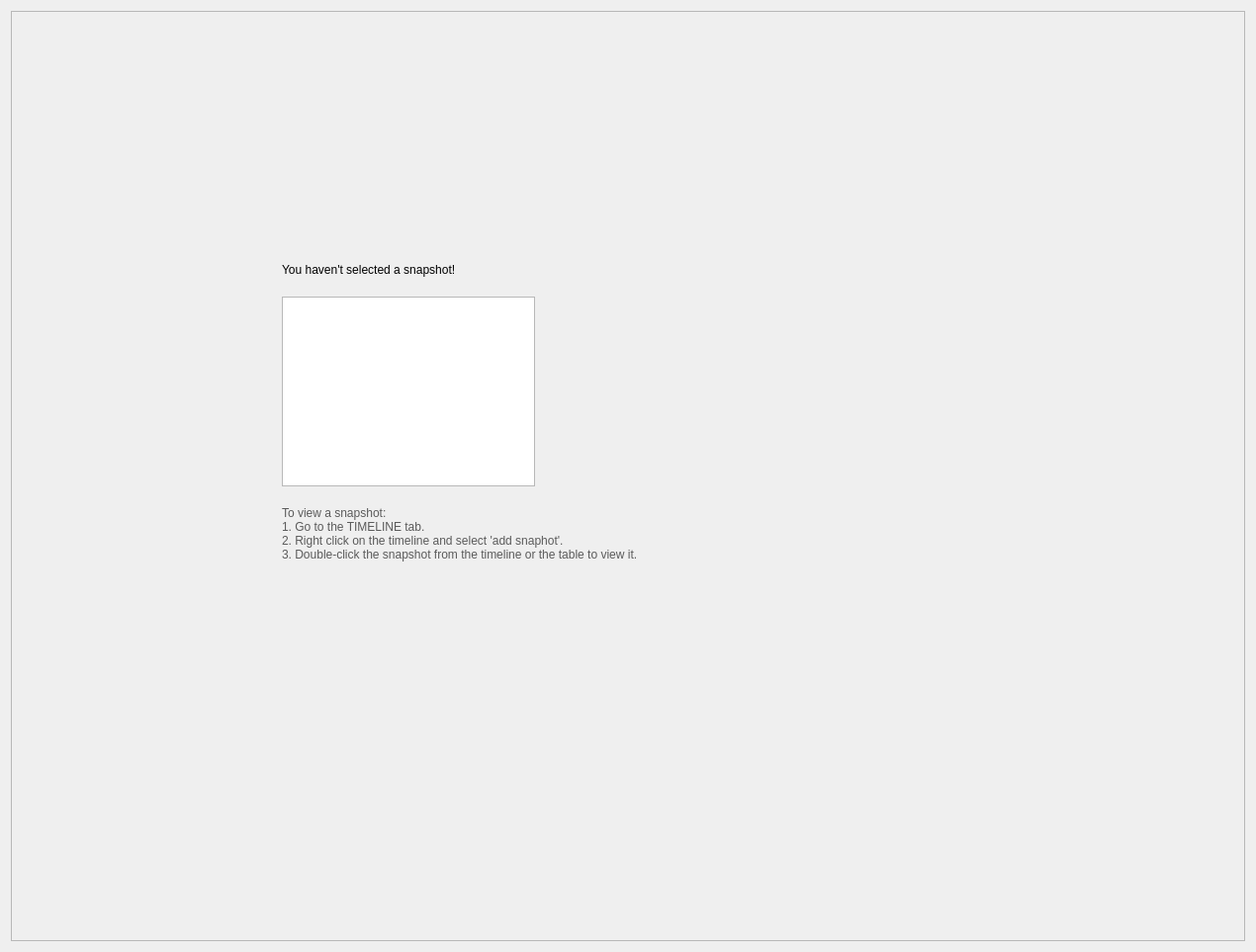
<?xml version="1.0" encoding="UTF-8"?>
<ui version="4.0">
 <class>SnapshotStartPane</class>
 <widget class="QWidget" name="Snapshot_start_pane_">
  <property name="geometry">
   <rect>
    <x>0</x>
    <y>0</y>
    <width>1270</width>
    <height>963</height>
   </rect>
  </property>
  <layout class="QHBoxLayout" name="horizontal_layout_">
   <item>
    <widget class="QScrollArea" name="main_scroll_area_">
     <property name="widgetResizable">
      <bool>true</bool>
     </property>
     <widget class="QWidget" name="main_content_">
      <property name="geometry">
       <rect>
        <x>0</x>
        <y>0</y>
        <width>1246</width>
        <height>939</height>
       </rect>
      </property>
      <layout class="QGridLayout" name="grid_layout_">
       <property name="leftMargin">
        <number>0</number>
       </property>
       <property name="topMargin">
        <number>0</number>
       </property>
       <property name="rightMargin">
        <number>0</number>
       </property>
       <property name="bottomMargin">
        <number>0</number>
       </property>
       <property name="spacing">
        <number>0</number>
       </property>
       <item row="2" column="1">
        <spacer name="vertical_spacer_2_">
         <property name="orientation">
          <enum>Qt::Vertical</enum>
         </property>
         <property name="sizeHint" stdset="0">
          <size>
           <width>0</width>
           <height>0</height>
          </size>
         </property>
        </spacer>
       </item>
       <item row="1" column="0">
        <spacer name="horizontal_spacer_">
         <property name="orientation">
          <enum>Qt::Horizontal</enum>
         </property>
         <property name="sizeHint" stdset="0">
          <size>
           <width>0</width>
           <height>0</height>
          </size>
         </property>
        </spacer>
       </item>
       <item row="1" column="1">
        <layout class="QVBoxLayout" name="vertical_layout_1_">
         <property name="spacing">
          <number>20</number>
         </property>
         <property name="leftMargin">
          <number>0</number>
         </property>
         <property name="topMargin">
          <number>0</number>
         </property>
         <property name="rightMargin">
          <number>0</number>
         </property>
         <property name="bottomMargin">
          <number>0</number>
         </property>
         <item>
          <widget class="ScaledLabel" name="title_text_">
           <property name="sizePolicy">
            <sizepolicy hsizetype="Fixed" vsizetype="Fixed">
             <horstretch>0</horstretch>
             <verstretch>0</verstretch>
            </sizepolicy>
           </property>
           <property name="text">
            <string>You haven't selected a snapshot!</string>
           </property>
           <property name="alignment">
            <set>Qt::AlignLeading|Qt::AlignLeft|Qt::AlignVCenter</set>
           </property>
          </widget>
         </item>
         <item>
          <widget class="QGraphicsView" name="graphics_view_">
           <property name="sizePolicy">
            <sizepolicy hsizetype="Fixed" vsizetype="Fixed">
             <horstretch>0</horstretch>
             <verstretch>0</verstretch>
            </sizepolicy>
           </property>
          </widget>
         </item>
         <item>
          <widget class="ScaledLabel" name="instruction_title_">
           <property name="sizePolicy">
            <sizepolicy hsizetype="Minimum" vsizetype="Minimum">
             <horstretch>0</horstretch>
             <verstretch>0</verstretch>
            </sizepolicy>
           </property>
           <property name="minimumSize">
            <size>
             <width>700</width>
             <height>185</height>
            </size>
           </property>
           <property name="text">
            <string>&lt;html&gt;&lt;head/&gt;&lt;body&gt;&lt;p&gt;&lt;span style=&quot; color:#5a5a5a;&quot;&gt;To view a snapshot:&lt;br/&gt;1. Go to the TIMELINE tab.&lt;br/&gt;2. Right click on the timeline and select 'add snaphot'.&lt;br/&gt;3. Double-click the snapshot from the timeline or the table to view it.&lt;/span&gt;&lt;/p&gt;&lt;/body&gt;&lt;/html&gt;</string>
           </property>
           <property name="alignment">
            <set>Qt::AlignLeading|Qt::AlignLeft|Qt::AlignTop</set>
           </property>
           <property name="wordWrap">
            <bool>true</bool>
           </property>
          </widget>
         </item>
        </layout>
       </item>
       <item row="0" column="1">
        <spacer name="vertical_spacer_">
         <property name="orientation">
          <enum>Qt::Vertical</enum>
         </property>
         <property name="sizeHint" stdset="0">
          <size>
           <width>0</width>
           <height>0</height>
          </size>
         </property>
        </spacer>
       </item>
       <item row="1" column="2">
        <spacer name="horizontal_spacer_2_">
         <property name="orientation">
          <enum>Qt::Horizontal</enum>
         </property>
         <property name="sizeHint" stdset="0">
          <size>
           <width>0</width>
           <height>0</height>
          </size>
         </property>
        </spacer>
       </item>
      </layout>
     </widget>
    </widget>
   </item>
  </layout>
 </widget>
 <customwidgets>
  <customwidget>
   <class>ScaledLabel</class>
   <extends>QLabel</extends>
   <header>qt_common/custom_widgets/scaled_label.h</header>
  </customwidget>
 </customwidgets>
 <resources>
  <include location="resources.qrc"/>
 </resources>
 <connections/>
</ui>
